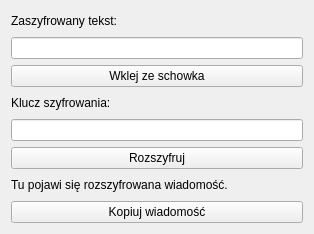
<?xml version="1.0" encoding="UTF-8"?>
<ui version="4.0">
 <class>Form</class>
 <widget class="QWidget" name="Form">
  <property name="geometry">
   <rect>
    <x>0</x>
    <y>0</y>
    <width>314</width>
    <height>234</height>
   </rect>
  </property>
  <property name="windowTitle">
   <string>Form</string>
  </property>
  <layout class="QVBoxLayout" name="verticalLayout">
   <item>
    <widget class="QLabel" name="label">
     <property name="text">
      <string>Zaszyfrowany tekst:</string>
     </property>
    </widget>
   </item>
   <item>
    <widget class="QLineEdit" name="textIn"/>
   </item>
   <item>
    <widget class="QPushButton" name="bWklej">
     <property name="text">
      <string>Wklej ze schowka</string>
     </property>
    </widget>
   </item>
   <item>
    <widget class="QLabel" name="label_2">
     <property name="text">
      <string>Klucz szyfrowania:</string>
     </property>
    </widget>
   </item>
   <item>
    <widget class="QLineEdit" name="keyIn"/>
   </item>
   <item>
    <widget class="QPushButton" name="bRozszyfruj">
     <property name="text">
      <string>Rozszyfruj</string>
     </property>
    </widget>
   </item>
   <item>
    <widget class="QLabel" name="lOut">
     <property name="text">
      <string>Tu pojawi się rozszyfrowana wiadomość.</string>
     </property>
    </widget>
   </item>
   <item>
    <widget class="QPushButton" name="bKopiuj">
     <property name="text">
      <string>Kopiuj wiadomość</string>
     </property>
    </widget>
   </item>
  </layout>
 </widget>
 <resources/>
 <connections/>
</ui>
